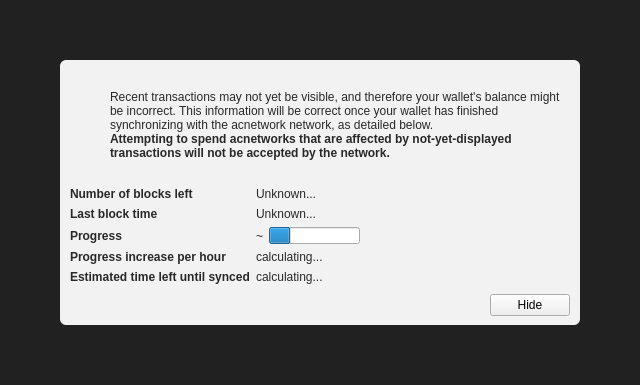
<?xml version="1.0" encoding="UTF-8"?>
<ui version="4.0">
 <class>ModalOverlay</class>
 <widget class="ModalOverlay" name="ModalOverlay">
  <property name="geometry">
   <rect>
    <x>0</x>
    <y>0</y>
    <width>640</width>
    <height>385</height>
   </rect>
  </property>
  <property name="windowTitle">
   <string>Form</string>
  </property>
  <layout class="QVBoxLayout" name="verticalLayout" stretch="0">
   <property name="sizeConstraint">
    <enum>QLayout::SetDefaultConstraint</enum>
   </property>
   <property name="leftMargin">
    <number>0</number>
   </property>
   <property name="topMargin">
    <number>0</number>
   </property>
   <property name="rightMargin">
    <number>0</number>
   </property>
   <property name="bottomMargin">
    <number>0</number>
   </property>
   <item>
    <widget class="QWidget" name="bgWidget" native="true">
     <property name="styleSheet">
      <string notr="true">#bgWidget { background: rgba(0,0,0,220); }</string>
     </property>
     <layout class="QVBoxLayout" name="verticalLayoutMain" stretch="1">
      <property name="leftMargin">
       <number>60</number>
      </property>
      <property name="topMargin">
       <number>60</number>
      </property>
      <property name="rightMargin">
       <number>60</number>
      </property>
      <property name="bottomMargin">
       <number>60</number>
      </property>
      <item>
       <widget class="QWidget" name="contentWidget" native="true">
        <property name="styleSheet">
         <string notr="true">#contentWidget { background: rgba(255,255,255,240); border-radius: 6px; }

QLabel { color: rgb(40,40,40);  }</string>
        </property>
        <layout class="QVBoxLayout" name="verticalLayoutSub" stretch="1,0,0,0">
         <property name="spacing">
          <number>0</number>
         </property>
         <property name="leftMargin">
          <number>10</number>
         </property>
         <property name="topMargin">
          <number>10</number>
         </property>
         <property name="rightMargin">
          <number>10</number>
         </property>
         <property name="bottomMargin">
          <number>10</number>
         </property>
         <item>
          <layout class="QHBoxLayout" name="horizontalLayoutIconText" stretch="0,1">
           <property name="topMargin">
            <number>20</number>
           </property>
           <item>
            <layout class="QVBoxLayout" name="verticalLayoutIcon">
             <property name="leftMargin">
              <number>0</number>
             </property>
             <item>
              <widget class="QPushButton" name="warningIcon">
               <property name="enabled">
                <bool>false</bool>
               </property>
               <property name="text">
                <string/>
               </property>
               <property name="icon">
                <iconset>
                 <normaloff>:/icons/warning</normaloff>
                 <disabledoff>:/icons/warning</disabledoff>:/icons/warning</iconset>
               </property>
               <property name="iconSize">
                <size>
                 <width>48</width>
                 <height>48</height>
                </size>
               </property>
               <property name="flat">
                <bool>true</bool>
               </property>
              </widget>
             </item>
             <item>
              <spacer name="verticalSpacerWarningIcon">
               <property name="orientation">
                <enum>Qt::Vertical</enum>
               </property>
               <property name="sizeHint" stdset="0">
                <size>
                 <width>20</width>
                 <height>40</height>
                </size>
               </property>
              </spacer>
             </item>
            </layout>
           </item>
           <item>
            <layout class="QVBoxLayout" name="verticalLayoutInfoText">
             <property name="leftMargin">
              <number>0</number>
             </property>
             <property name="topMargin">
              <number>0</number>
             </property>
             <item>
              <widget class="QLabel" name="infoText">
               <property name="text">
                <string>Recent transactions may not yet be visible, and therefore your wallet's balance might be incorrect. This information will be correct once your wallet has finished synchronizing with the acnetwork network, as detailed below.</string>
               </property>
               <property name="textFormat">
                <enum>Qt::RichText</enum>
               </property>
               <property name="wordWrap">
                <bool>true</bool>
               </property>
              </widget>
             </item>
             <item>
              <widget class="QLabel" name="infoTextStrong">
               <property name="font">
                <font>
                 <weight>75</weight>
                 <bold>true</bold>
                </font>
               </property>
               <property name="text">
                <string>Attempting to spend acnetworks that are affected by not-yet-displayed transactions will not be accepted by the network.</string>
               </property>
               <property name="textFormat">
                <enum>Qt::RichText</enum>
               </property>
               <property name="wordWrap">
                <bool>true</bool>
               </property>
              </widget>
             </item>
             <item>
              <spacer name="verticalSpacerInTextSpace">
               <property name="orientation">
                <enum>Qt::Vertical</enum>
               </property>
               <property name="sizeHint" stdset="0">
                <size>
                 <width>20</width>
                 <height>40</height>
                </size>
               </property>
              </spacer>
             </item>
            </layout>
           </item>
          </layout>
         </item>
         <item>
          <spacer name="verticalSpacerAfterText">
           <property name="orientation">
            <enum>Qt::Vertical</enum>
           </property>
           <property name="sizeHint" stdset="0">
            <size>
             <width>20</width>
             <height>40</height>
            </size>
           </property>
          </spacer>
         </item>
         <item>
          <layout class="QFormLayout" name="formLayout">
           <property name="fieldGrowthPolicy">
            <enum>QFormLayout::FieldsStayAtSizeHint</enum>
           </property>
           <property name="horizontalSpacing">
            <number>6</number>
           </property>
           <property name="verticalSpacing">
            <number>6</number>
           </property>
           <property name="topMargin">
            <number>10</number>
           </property>
           <item row="0" column="0">
            <widget class="QLabel" name="labelNumberOfBlocksLeft">
             <property name="font">
              <font>
               <weight>75</weight>
               <bold>true</bold>
              </font>
             </property>
             <property name="text">
              <string>Number of blocks left</string>
             </property>
            </widget>
           </item>
           <item row="0" column="1">
            <widget class="QLabel" name="numberOfBlocksLeft">
             <property name="text">
              <string>Unknown...</string>
             </property>
            </widget>
           </item>
           <item row="1" column="0">
            <widget class="QLabel" name="labelLastBlockTime">
             <property name="font">
              <font>
               <weight>75</weight>
               <bold>true</bold>
              </font>
             </property>
             <property name="text">
              <string>Last block time</string>
             </property>
            </widget>
           </item>
           <item row="1" column="1">
            <widget class="QLabel" name="newestBlockDate">
             <property name="sizePolicy">
              <sizepolicy hsizetype="Maximum" vsizetype="Preferred">
               <horstretch>0</horstretch>
               <verstretch>0</verstretch>
              </sizepolicy>
             </property>
             <property name="text">
              <string>Unknown...</string>
             </property>
            </widget>
           </item>
           <item row="2" column="0">
            <widget class="QLabel" name="labelSyncDone">
             <property name="font">
              <font>
               <weight>75</weight>
               <bold>true</bold>
              </font>
             </property>
             <property name="text">
              <string>Progress</string>
             </property>
            </widget>
           </item>
           <item row="2" column="1">
            <layout class="QHBoxLayout" name="horizontalLayoutSync" stretch="0,1">
             <item>
              <widget class="QLabel" name="percentageProgress">
               <property name="text">
                <string notr="true">~</string>
               </property>
              </widget>
             </item>
             <item>
              <widget class="QProgressBar" name="progressBar">
               <property name="value">
                <number>24</number>
               </property>
               <property name="format">
                <string/>
               </property>
              </widget>
             </item>
            </layout>
           </item>
           <item row="4" column="0">
            <widget class="QLabel" name="labelProgressIncrease">
             <property name="font">
              <font>
               <weight>75</weight>
               <bold>true</bold>
              </font>
             </property>
             <property name="text">
              <string>Progress increase per hour</string>
             </property>
            </widget>
           </item>
           <item row="4" column="1">
            <widget class="QLabel" name="progressIncreasePerH">
             <property name="text">
              <string>calculating...</string>
             </property>
            </widget>
           </item>
           <item row="5" column="0">
            <widget class="QLabel" name="labelEstimatedTimeLeft">
             <property name="font">
              <font>
               <weight>75</weight>
               <bold>true</bold>
              </font>
             </property>
             <property name="text">
              <string>Estimated time left until synced</string>
             </property>
            </widget>
           </item>
           <item row="5" column="1">
            <widget class="QLabel" name="expectedTimeLeft">
             <property name="text">
              <string>calculating...</string>
             </property>
            </widget>
           </item>
          </layout>
         </item>
         <item>
          <layout class="QHBoxLayout" name="horizontalLayoutButtons">
           <property name="leftMargin">
            <number>10</number>
           </property>
           <property name="topMargin">
            <number>10</number>
           </property>
           <item>
            <spacer name="horizontalSpacer">
             <property name="orientation">
              <enum>Qt::Horizontal</enum>
             </property>
             <property name="sizeHint" stdset="0">
              <size>
               <width>40</width>
               <height>20</height>
              </size>
             </property>
            </spacer>
           </item>
           <item>
            <widget class="QPushButton" name="closeButton">
             <property name="text">
              <string>Hide</string>
             </property>
            </widget>
           </item>
          </layout>
         </item>
        </layout>
       </widget>
      </item>
     </layout>
    </widget>
   </item>
  </layout>
 </widget>
 <customwidgets>
  <customwidget>
   <class>ModalOverlay</class>
   <extends>QWidget</extends>
   <header>modaloverlay.h</header>
   <container>1</container>
  </customwidget>
 </customwidgets>
 <resources/>
 <connections/>
</ui>
